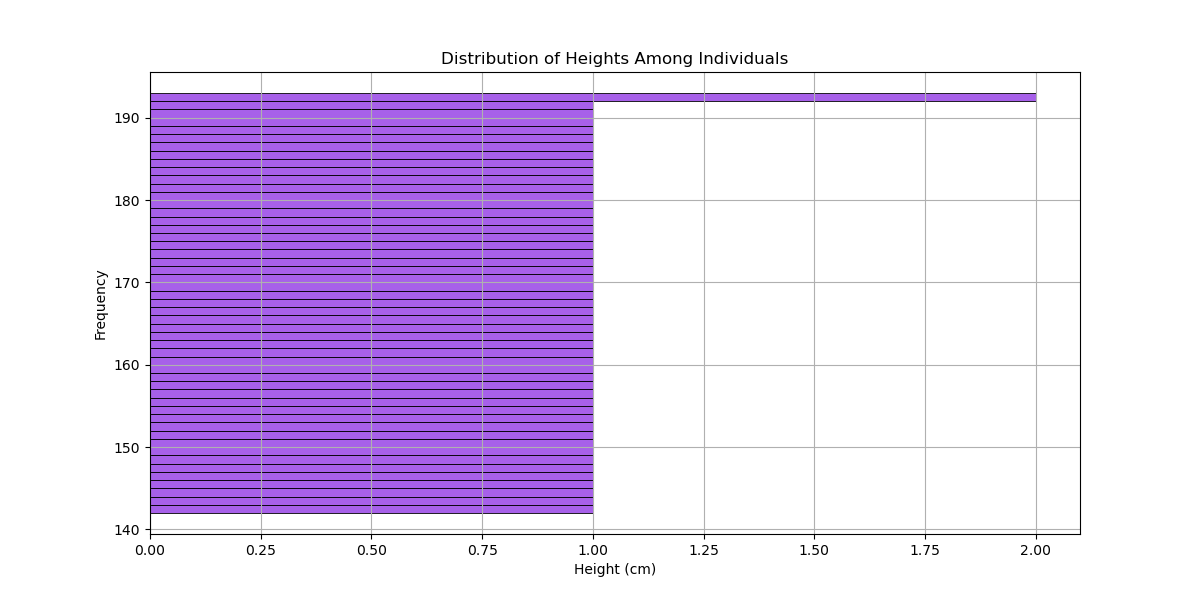

This figure's Python source:

import seaborn as sns
import matplotlib.pyplot as plt
import pandas as pd

data = {
    "Height (cm)": [160, 172, 168, 165, 170, 158, 174, 162, 167, 176, 
                    169, 155, 163, 180, 177, 166, 161, 175, 164, 178, 
                    159, 173, 157, 171, 179, 156, 182, 154, 181, 153, 
                    152, 183, 150, 151, 184, 149, 185, 186, 187, 148, 
                    147, 188, 189, 146, 190, 191, 145, 144, 143, 192, 
                    142, 193]
}

df = pd.DataFrame(data)

plt.figure(figsize=(12, 6))

sns.histplot(data=df, y="Height (cm)", color="#8A2BE2", binwidth=1, orientation='vertical')

plt.title('Distribution of Heights Among Individuals')
plt.ylabel('Frequency')
plt.xlabel('Height (cm)')
plt.grid(True)

plt.show()
